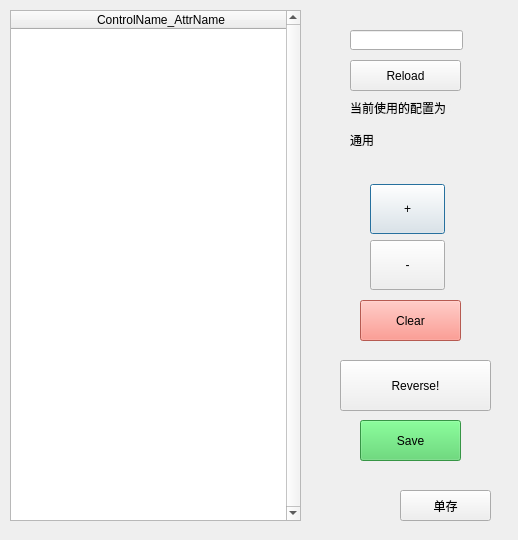
<?xml version="1.0" encoding="UTF-8"?>
<ui version="4.0">
 <class>Dialog</class>
 <widget class="QDialog" name="Dialog">
  <property name="geometry">
   <rect>
    <x>0</x>
    <y>0</y>
    <width>518</width>
    <height>540</height>
   </rect>
  </property>
  <property name="windowTitle">
   <string>record window</string>
  </property>
  <widget class="QTableWidget" name="tableWidget">
   <property name="geometry">
    <rect>
     <x>10</x>
     <y>10</y>
     <width>291</width>
     <height>511</height>
    </rect>
   </property>
   <property name="verticalScrollBarPolicy">
    <enum>Qt::ScrollBarAlwaysOn</enum>
   </property>
   <property name="horizontalScrollBarPolicy">
    <enum>Qt::ScrollBarAlwaysOff</enum>
   </property>
   <property name="dragEnabled">
    <bool>false</bool>
   </property>
   <property name="sortingEnabled">
    <bool>true</bool>
   </property>
   <property name="rowCount">
    <number>0</number>
   </property>
   <property name="columnCount">
    <number>1</number>
   </property>
   <attribute name="horizontalHeaderVisible">
    <bool>true</bool>
   </attribute>
   <attribute name="horizontalHeaderDefaultSectionSize">
    <number>300</number>
   </attribute>
   <attribute name="horizontalHeaderMinimumSectionSize">
    <number>25</number>
   </attribute>
   <column>
    <property name="text">
     <string>ControlName_AttrName</string>
    </property>
   </column>
  </widget>
  <widget class="QPushButton" name="add_attr_pushButton">
   <property name="enabled">
    <bool>true</bool>
   </property>
   <property name="geometry">
    <rect>
     <x>370</x>
     <y>184</y>
     <width>75</width>
     <height>50</height>
    </rect>
   </property>
   <property name="minimumSize">
    <size>
     <width>0</width>
     <height>50</height>
    </size>
   </property>
   <property name="text">
    <string>+</string>
   </property>
  </widget>
  <widget class="QPushButton" name="delete_attr_pushButton">
   <property name="geometry">
    <rect>
     <x>370</x>
     <y>240</y>
     <width>75</width>
     <height>50</height>
    </rect>
   </property>
   <property name="minimumSize">
    <size>
     <width>0</width>
     <height>50</height>
    </size>
   </property>
   <property name="text">
    <string>-</string>
   </property>
  </widget>
  <widget class="QPushButton" name="clear_pushButton">
   <property name="geometry">
    <rect>
     <x>360</x>
     <y>300</y>
     <width>101</width>
     <height>41</height>
    </rect>
   </property>
   <property name="styleSheet">
    <string notr="true">background-color: rgb(255, 126, 114);</string>
   </property>
   <property name="text">
    <string>Clear</string>
   </property>
  </widget>
  <widget class="QPushButton" name="save_cfg_pushButton">
   <property name="geometry">
    <rect>
     <x>360</x>
     <y>420</y>
     <width>101</width>
     <height>41</height>
    </rect>
   </property>
   <property name="styleSheet">
    <string notr="true">background-color: rgb(75, 208, 97);</string>
   </property>
   <property name="text">
    <string>Save</string>
   </property>
  </widget>
  <widget class="QPushButton" name="load_attr_pushButton">
   <property name="geometry">
    <rect>
     <x>350</x>
     <y>60</y>
     <width>111</width>
     <height>31</height>
    </rect>
   </property>
   <property name="minimumSize">
    <size>
     <width>0</width>
     <height>0</height>
    </size>
   </property>
   <property name="text">
    <string>Reload</string>
   </property>
  </widget>
  <widget class="QPushButton" name="reverse_pushButton">
   <property name="geometry">
    <rect>
     <x>340</x>
     <y>360</y>
     <width>151</width>
     <height>51</height>
    </rect>
   </property>
   <property name="text">
    <string>Reverse!</string>
   </property>
  </widget>
  <widget class="QPushButton" name="special_save_cfg_pushButton">
   <property name="geometry">
    <rect>
     <x>400</x>
     <y>490</y>
     <width>91</width>
     <height>31</height>
    </rect>
   </property>
   <property name="text">
    <string>单存</string>
   </property>
  </widget>
  <widget class="QLabel" name="label">
   <property name="geometry">
    <rect>
     <x>350</x>
     <y>100</y>
     <width>101</width>
     <height>16</height>
    </rect>
   </property>
   <property name="text">
    <string>当前使用的配置为：</string>
   </property>
  </widget>
  <widget class="QLabel" name="char_label">
   <property name="geometry">
    <rect>
     <x>350</x>
     <y>130</y>
     <width>151</width>
     <height>20</height>
    </rect>
   </property>
   <property name="text">
    <string>通用</string>
   </property>
  </widget>
  <widget class="QLineEdit" name="which_char_le">
   <property name="geometry">
    <rect>
     <x>350</x>
     <y>30</y>
     <width>113</width>
     <height>20</height>
    </rect>
   </property>
  </widget>
 </widget>
 <resources/>
 <connections/>
</ui>
